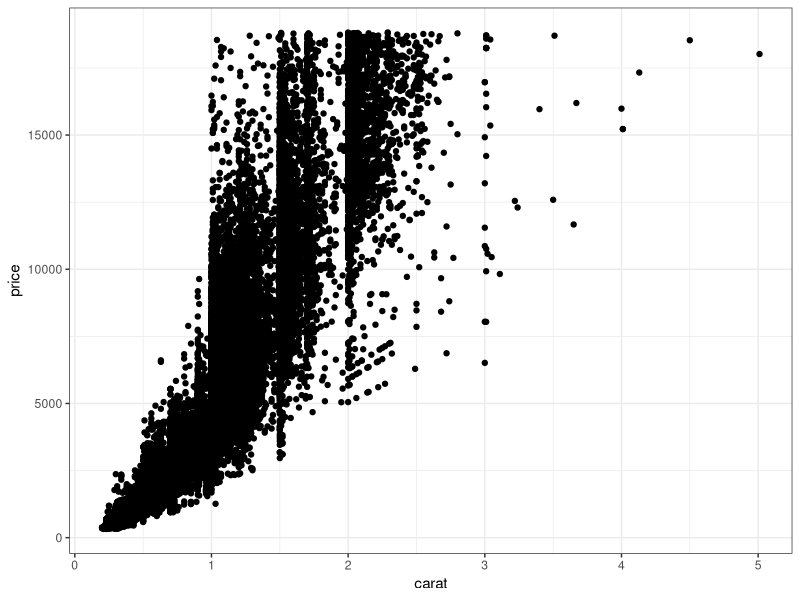
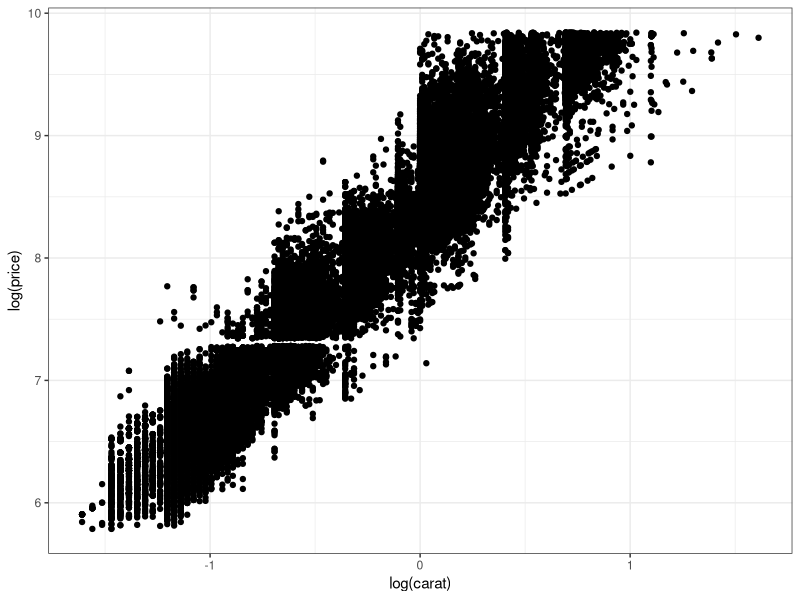
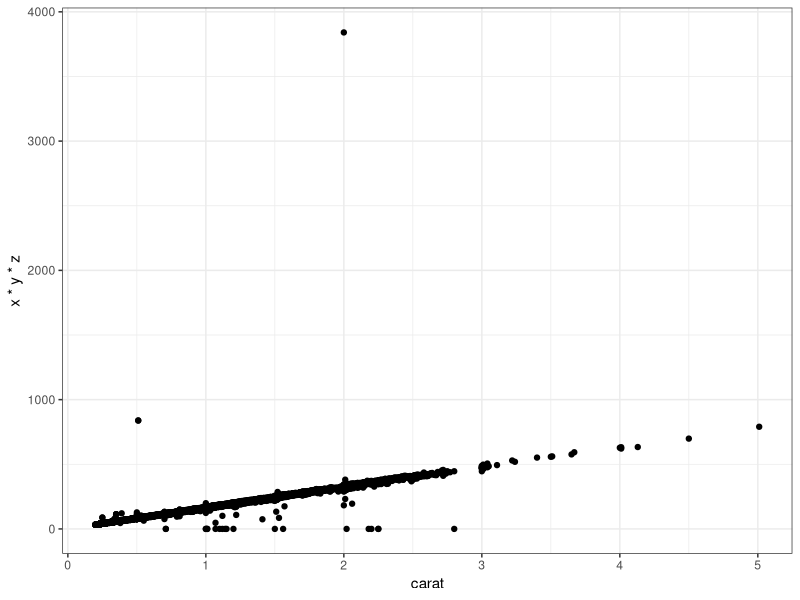
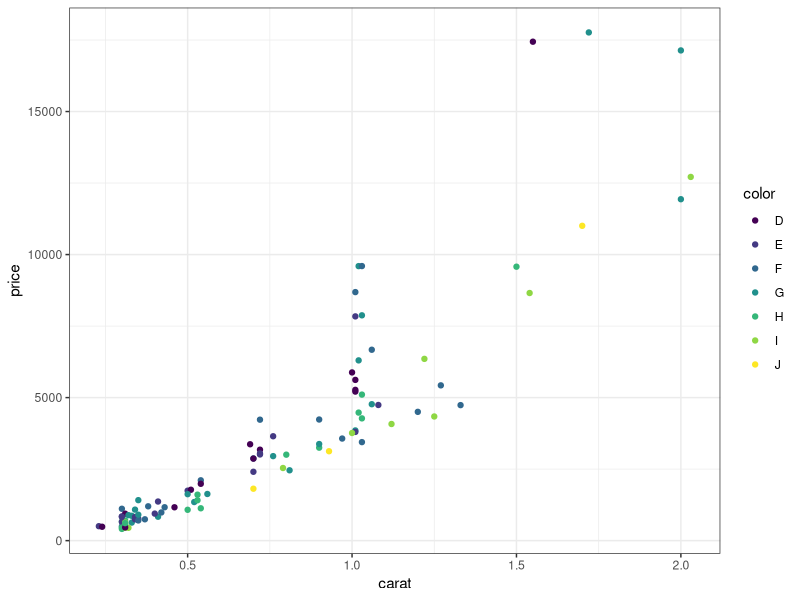
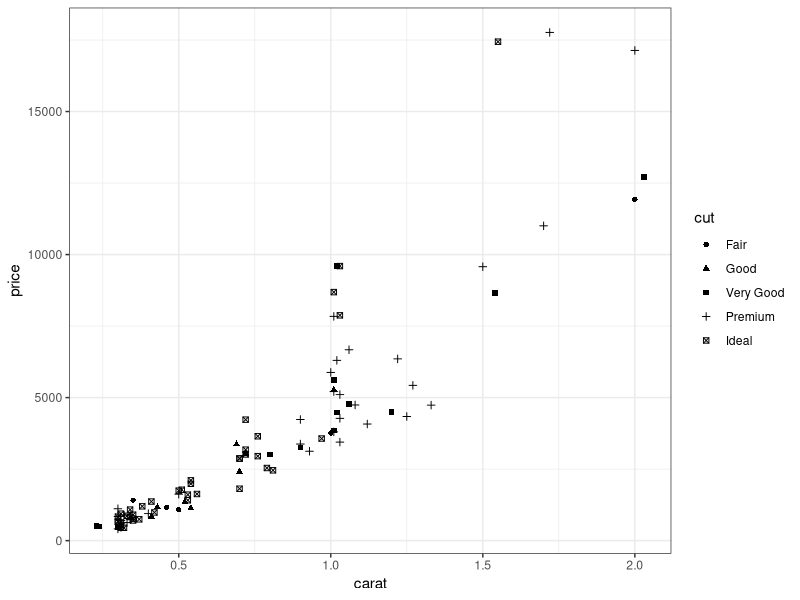
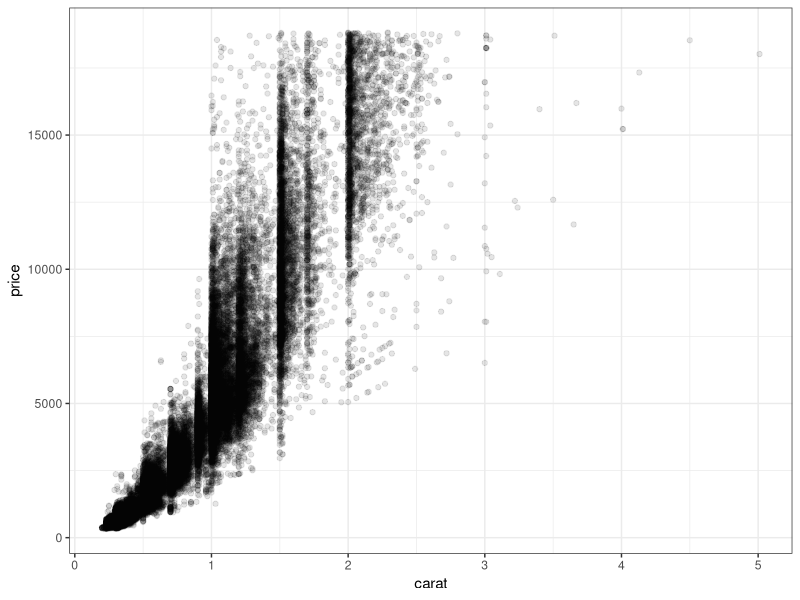
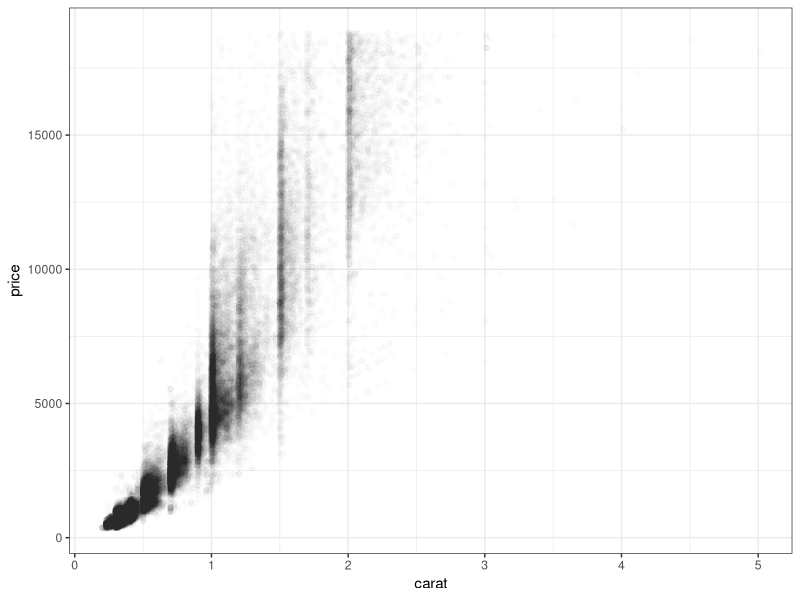
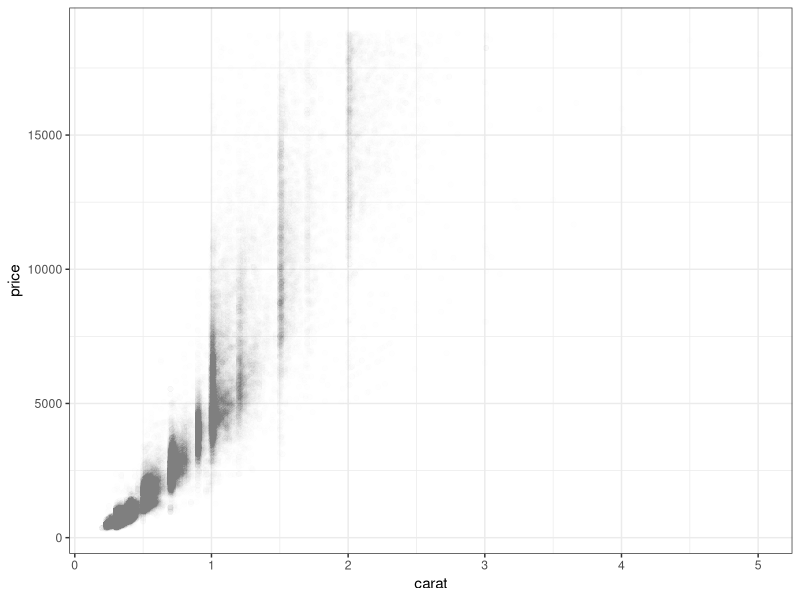

The R source for these figures, in order:
library(tidyverse)

set.seed(20130810)
theme_set(theme_bw())

dev.new()

data("diamonds")
glimpse(diamonds)

dsmall <- diamonds %>% sample_n(size = 100)
glimpse(dsmall)

# What is data, in the context of a plot?
# Aesthetic attributes (e.g., color, size and shape) of observations are visual 
# properties that affect the way observations are displayed. Each aesthetic is
# controlled by a scale

# This script is a birds eye view of plot types possible with ggplot2
# Not to be taken seriously

##################################
# Practical plotting using qplot #
##################################

attach(diamonds)
qplot(carat, price)
qplot(log(carat), log(price))
qplot(carat, x * y * z)
detach(diamonds)

attach(dsmall)
qplot(carat, price, color = color)
qplot(carat, price, shape = cut)
detach(dsmall)

attach(diamonds)
qplot(carat, price, alpha = I(1/10))
qplot(carat, price, alpha = I(1/100))
qplot(carat, price, alpha = I(1/200))
detach(diamonds)

# Adding smoothers to the plots

qplot(carat, price, data = dsmall, geom = c("point", "smooth"))
qplot(carat, price, data = diamonds, geom = c("point", "smooth"))

# Jitters and boxplots

qplot(color, price/carat, data = diamonds, geom = "jitter")
qplot(color, price/carat, data = diamonds, geom = "boxplot")
qplot(color, price/carat, data = diamonds, geom = "jitter", alpha = I(1/100))

# Histograms and densities

qplot(carat, data = diamonds, geom = "histogram")
qplot(carat, data = diamonds, geom = "density")
qplot(color, data = diamonds, geom = "bar")

# Compare distributions of subgroups
qplot(carat, data = diamonds, geom = "density", colour = color)
qplot(carat, data = diamonds, geom = "histogram", fill = color)
qplot(color, data = diamonds, geom = "bar", weight = carat) +
  scale_y_continuous("carat")

# Line plots
# Think what the geometry "line" means?

qplot(date, unemploy/pop, data = economics, geom = "line")
qplot(date, uempmed, data = economics, geom = "line")

# Faceting, employs formulas row_var ~ col_var, say what?

qplot(carat, data = diamonds, facets = color ~ ., 
      geom = "histogram", binwidth = 0.1)
qplot(carat, ..density.., data = diamonds, facets = color ~ ., 
      geom = "histogram", binwidth = 0.1)

# Axis labels, etc
qplot(carat, price/carat, data = dsmall,
      ylab = expression(frac(price, carat)),
      xlab = "Weight (carats)",
      main = "Small diamonds",
      xlim = c(0.2, 1))

qplot(carat, price, data = dsmall, log = "xy")
